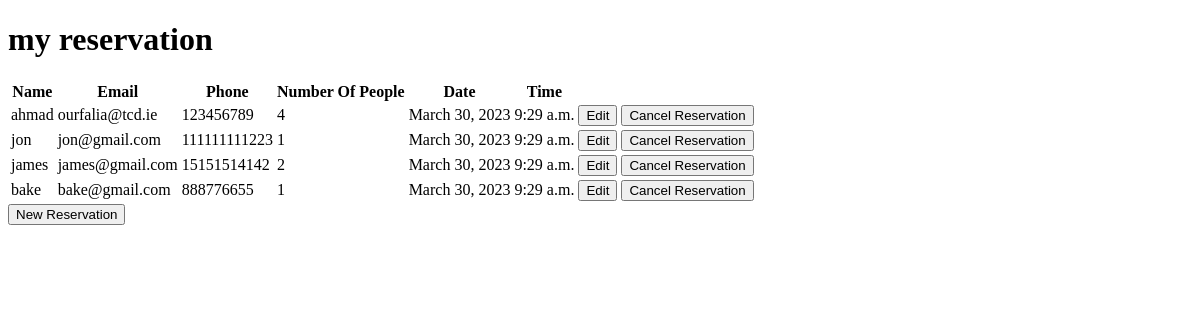
Page /bookings/ on the earlier database version.
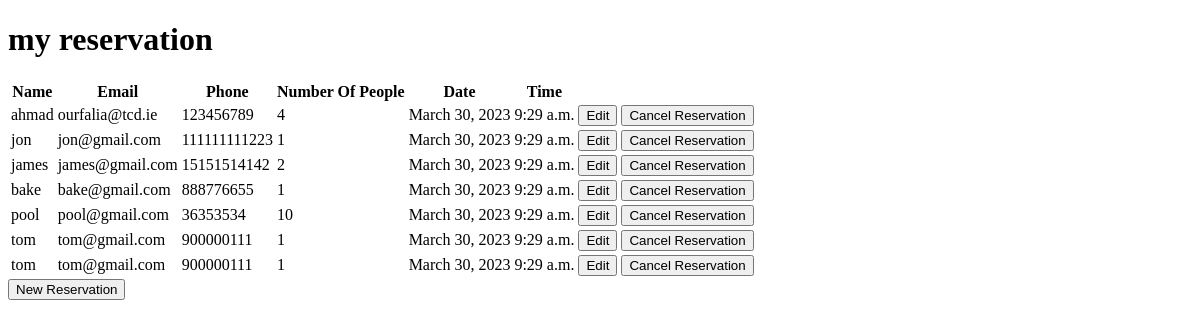
Same page on the later database version.
### reservation/models.py (models this page shows, shortened)
class Reservation(models.Model):
    name = models.CharField(max_length=50)
    email = models.EmailField()
    phone = models.IntegerField()
    number_of_persons = models.IntegerField()
    date = models.DateField()
    time = models.TimeField()

### reservation/views.py (the view)
# urls.py: path('bookings/', views.my_reservation, name='bookings'),
def my_reservation(request):
    booking = Reservation.objects.all()
    context = {
        'booking': booking
        }
    return render(request, 'reservation/my_reservation.html', context)

### reservation/templates/reservation/my_reservation.html (shortened to what this page needs)
<!DOCTYPE html>
<html lang="en">
<head>
</head>
<body>
    <h1>my reservation</h1>
    <table>
        <tr>
            <th>Name</th>
            <th>Email</th>
            <th>Phone</th>
            <th>Number Of People</th>
            <th>Date</th>
            <th>Time</th>
        </tr>
        {% for item in booking %}
            <tr>
                <td>{{ item.name }}</td>
                <td>{{ item.email }}</td>
                <td>{{ item.phone }}</td>
                <td>{{ item.number_of_persons }}</td>
                <td>{{ item.date }}</td>
                <td>{{ item.time }}</td>
                <td>
                    <a href="/edit/{{ item.id }}">
                        <button>Edit</button>
                    </a>
                </td>
                <td>
                    <a href="/cancel/{{ item.id }}">
                        <button>Cancel Reservation</button>
                    </a>
                </td>
            </tr>
        {% endfor %}
    </table>
    <a href="/reservation"><button>New Reservation</button></a>
</body>
</html>

Differences in the rows shown:
added Reservation: name "pool", email "pool@gmail.com", phone "36353534", number_of_persons "10", date "March 30, 2023", time "9:29 a.m."
added Reservation: name "tom", email "tom@gmail.com", phone "900000111", number_of_persons "1", date "March 30, 2023", time "9:29 a.m."
added Reservation: name "tom", email "tom@gmail.com", phone "900000111", number_of_persons "1", date "March 30, 2023", time "9:29 a.m."
